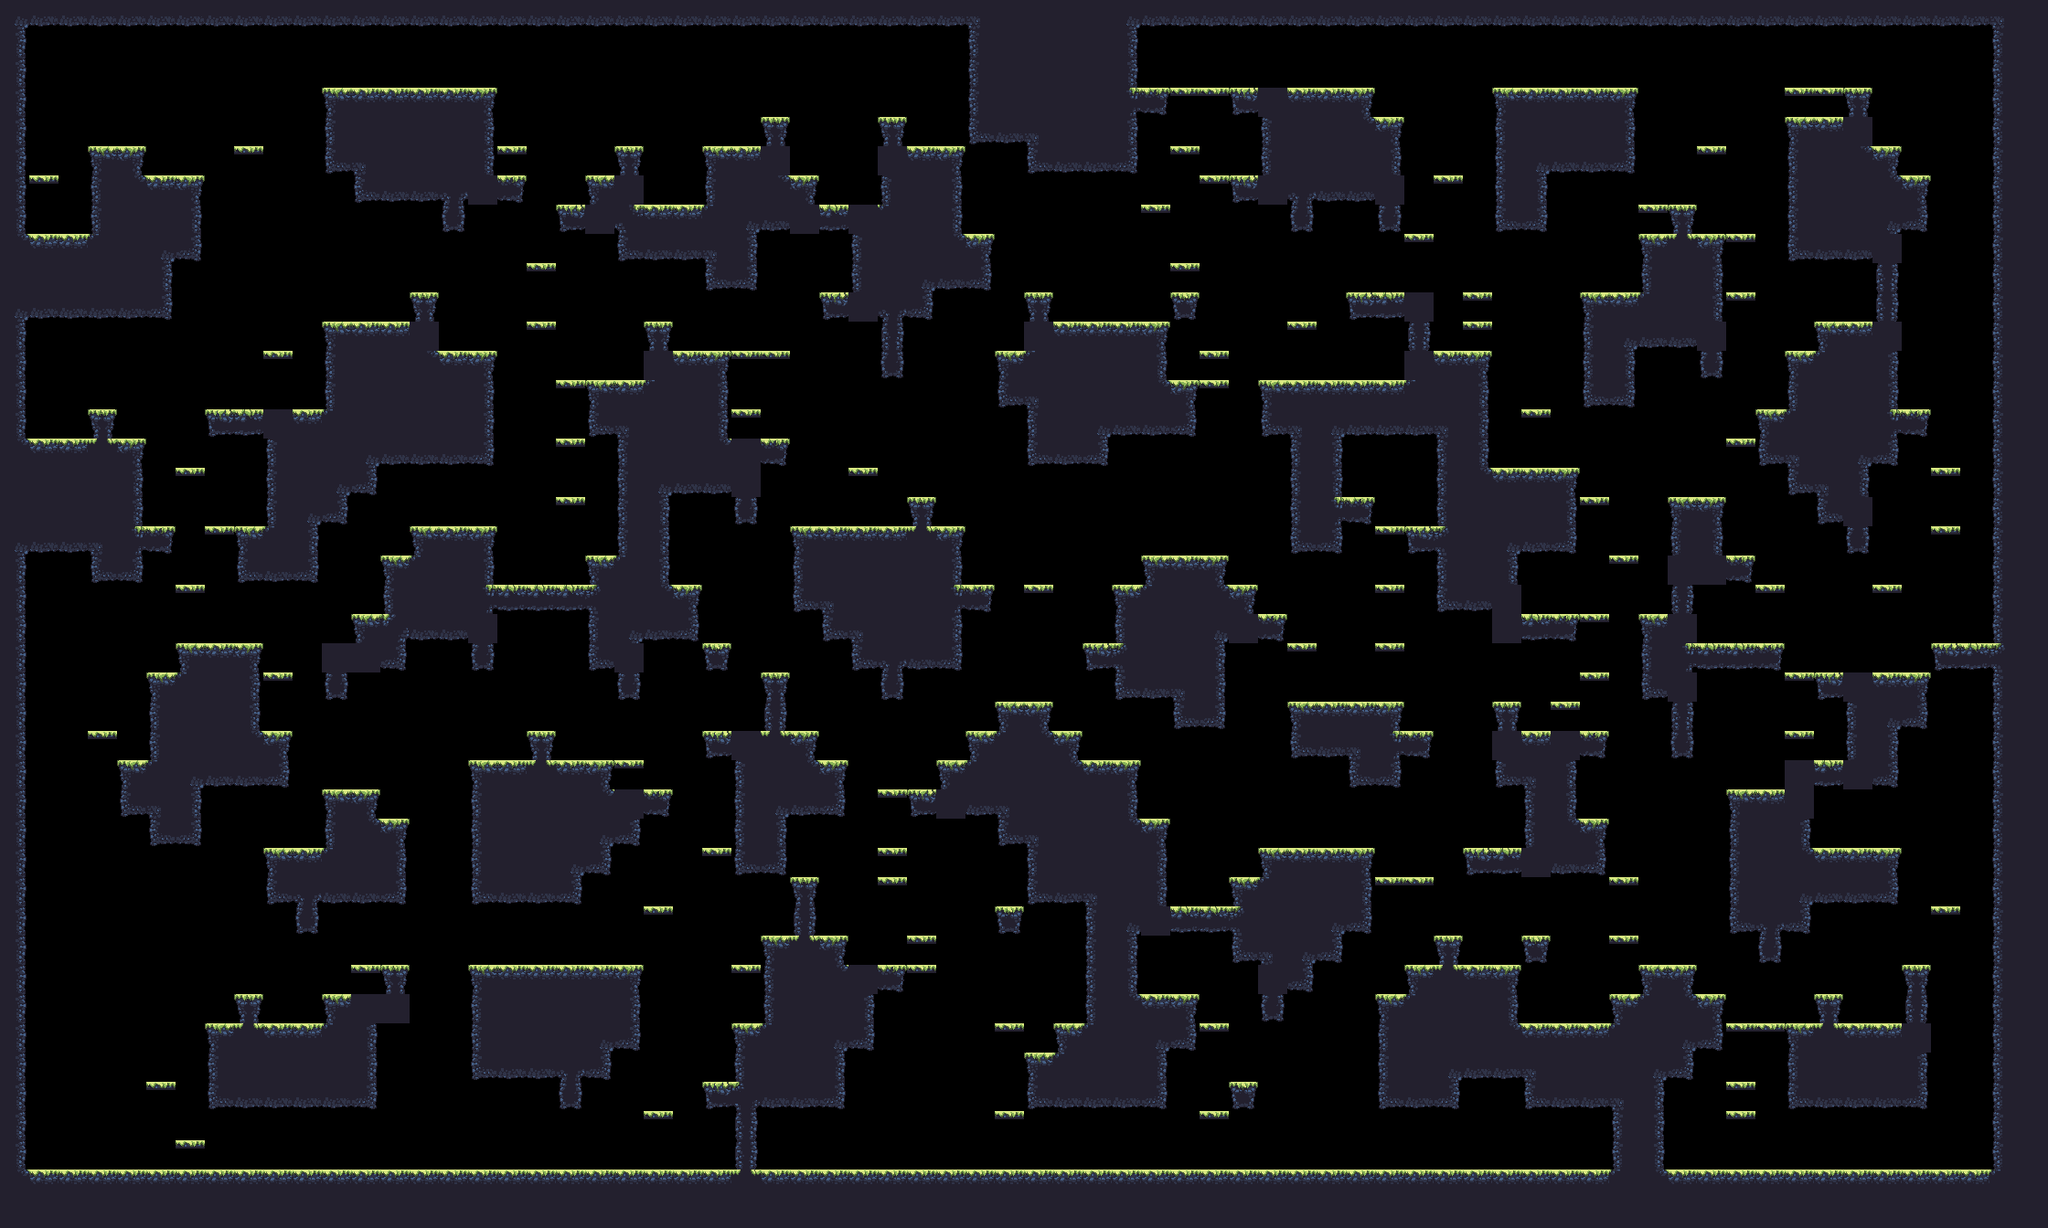

A 2D game scene composited from a Tiled map and its tileset images. What follows is a short description and the map's XML, with each tile layer's data collapsed to a summary:
An orthogonal 70x42 tile map with 32x32 px tiles, 1 tile layer (main) and 17 objects (9x spawn, spawnPlayer0, spawnCrown0, spawnPlayer1, spawnCrown1, ...).

<map compressionlevel="0" height="42" infinite="0" nextlayerid="3" nextobjectid="4" orientation="orthogonal" renderorder="right-down" tiledversion="1.3.2" tileheight="32" tilewidth="32" version="1.2" width="70">
 <tileset firstgid="1" source="forest_summer_tile_set.tsx" />
 <layer height="42" id="1" name="main" width="70">
  <data>[2940 cells, 1348 non-empty, 28 distinct tile ids]</data>
 </layer>
 <objectgroup><object id="1" name="spawnPlayer0" x="128" y="112.0" /><object id="2" name="spawnCrown0" x="64" y="208.0" /><object id="3" name="spawnPlayer1" x="1984" y="80.0" /><object id="4" name="spawnCrown1" x="1984" y="80.0" /><object id="5" name="spawnPlayer2" x="128" y="1232.0" /><object id="6" name="spawnCrown2" x="64" y="1232.0" /><object id="7" name="spawnPlayer3" x="1920" y="1232.0" /><object id="8" name="spawnCrown3" x="1888" y="1232.0" /><object id="9" name="spawn" x="192" y="144.0" /><object id="10" name="spawn" x="736" y="1232.0" /><object id="11" name="spawn" x="128" y="1232.0" /><object id="12" name="spawn" x="128" y="112.0" /><object id="13" name="spawn" x="512" y="1232.0" /><object id="14" name="spawn" x="928" y="176.0" /><object id="15" name="spawn" x="320" y="400.0" /><object id="16" name="spawn" x="1984" y="80.0" /><object id="17" name="spawn" x="992" y="1008.0" /></objectgroup></map>
